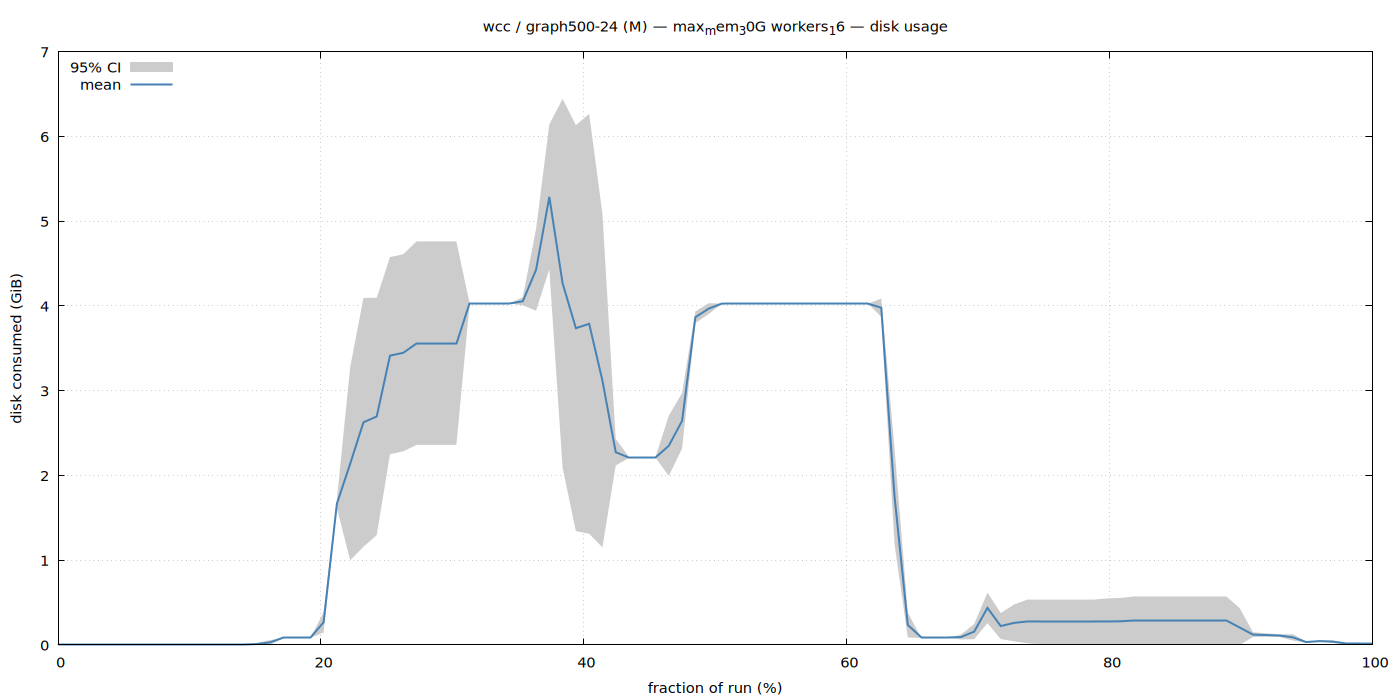

Reproduce this figure in gnuplot.
set terminal pngcairo size 1400,700 enhanced font 'Sans,11'
set output '/home/ubuntu/nvm/gfrs/wcc/M/graph500-24/max_mem_30G_workers_16/disk.png'
set title "wcc / graph500-24 (M) — max_mem_30G workers_16 — disk usage"
set xlabel 'fraction of run (%)'
set ylabel 'disk consumed (GiB)'
set grid
set key top left
set yrange [0:*]
plot '/home/ubuntu/nvm/gfrs/wcc/M/graph500-24/max_mem_30G_workers_16/disk.dat' using 1:3:4 with filledcurves lc rgb '#cccccc' title '95% CI', \
     '' using 1:2 with lines lw 2 lc rgb '#4682b4' title 'mean'
